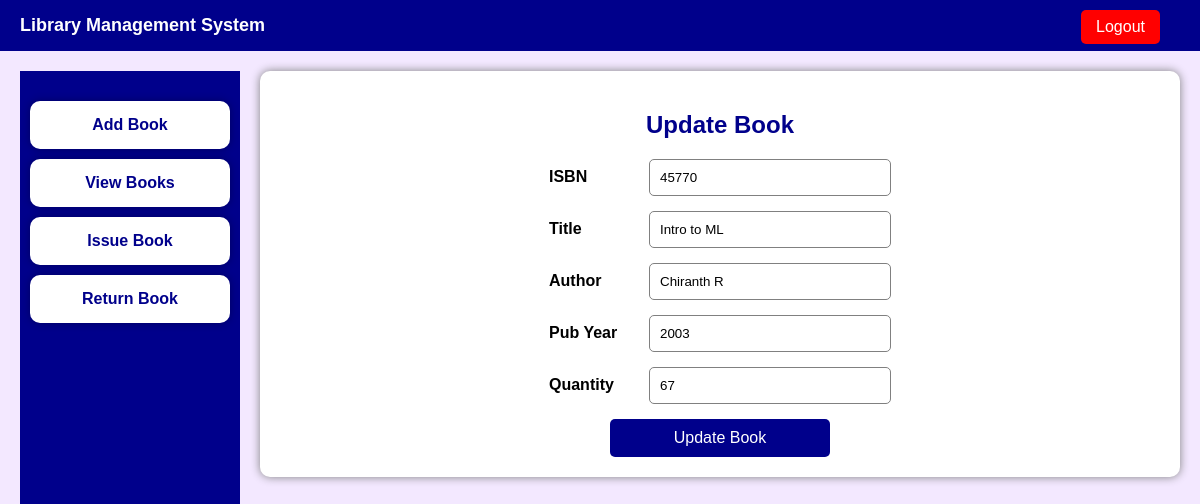
Screenshot of /updatebook.php?id=10 with the database file from the repository.
### tables this page shows
CREATE TABLE `books` (
  `book_id` int(11) NOT NULL,
  `title` varchar(100) DEFAULT NULL,
  `author` varchar(100) DEFAULT NULL,
  `quantity` int(11) DEFAULT NULL,
  `isbn` varchar(30) NOT NULL,
  `pub_year` int(11) NOT NULL
);

### updatebook.php (the view, shortened to what this page needs)
<?php
$conn = mysqli_connect("localhost","root","","library_db");
$id = $_GET['id'];
$select = "SELECT * FROM books WHERE book_id='$id'";
$result = mysqli_query($conn,$select);
$row = mysqli_fetch_assoc($result);
?>
<!DOCTYPE html>
<html>
<head>
<link rel="stylesheet" href="style.css">
</head>
<body>
<div class="top-bar">
    <span class="top-title">
        Library Management System
    </span>
    <a href="login.php" class="logout">
        Logout
    </a>
</div>
<div class="container">
    <div class="left-menu">
        <a href="home.php?page=add">Add Book</a>
        <a href="home.php?page=view">View Books</a>
        <a href="home.php?page=issue">Issue Book</a>
        <a href="home.php?page=return">Return Book</a>
    </div>
    <div class="right-box">
        <div class="main-box">
            <h2>Update Book</h2>
            <form method="POST">
                <div class="form-row">
                    <label>ISBN</label>
                    <input type="text" name="isbn" value="<?php echo $row['isbn']; ?>">
                </div>
                <div class="form-row">
                    <label>Title</label>
                    <input type="text" name="title" value="<?php echo $row['title']; ?>">
                </div>
                <div class="form-row">
                    <label>Author</label>
                    <input type="text" name="author" value="<?php echo $row['author']; ?>">
                </div>
                <div class="form-row">
                    <label>Pub Year</label>
                    <input type="number" name="pub_year" value="<?php echo $row['pub_year']; ?>">
                </div>
                <div class="form-row">
                    <label>Quantity</label>
                    <input type="number" name="quantity" value="<?php echo $row['quantity']; ?>">
                </div>
                <input type="submit" name="update" value="Update Book">
            </form>
        </div>
    </div>
</div>
</body>
</html>

### style.css (style rules this page uses)
body { font-family: Arial, sans-serif; background-color: #f3e8ff; margin: 0; padding: 0; }
.top-bar { width: 100%; background-color: darkblue; padding: 15px 20px; position: relative; box-sizing: border-box; }
.top-title { color: white; font-size: 18px; font-weight: bold; }
.logout { position: absolute; right: 40px; top: 10px; background-color: red; color: white; text-decoration: none; padding: 8px 15px; border-radius: 5px; }
.container { display: flex; gap: 20px; padding: 20px; align-items: flex-start; }
.left-menu { width: 220px; background-color: darkblue; height: 100vh; padding-top: 20px; }
.left-menu a { display: block; background-color: white; color: darkblue; text-decoration: none; padding: 15px; margin: 10px; border-radius: 10px; text-align: center; font-weight: bold; box-shadow: 0px 0px 8px rgba(0,0,0,0.3); transition: 0.3s; }
.right-box { flex: 1; background-color: white; padding: 20px; border-radius: 10px; box-shadow: 0px 0px 10px gray; }
h1,h2 { color: darkblue; text-align: center; }
form { text-align: center; margin-top: 10px; }
.form-row { display: flex; align-items: center; justify-content: center; margin-bottom: 15px; }
.form-row label { width: 100px; text-align: left; font-weight: bold; }
input { width: 220px; padding: 10px; border-radius: 5px; border: 1px solid gray; }
input[type="submit"] { background-color: darkblue; color: white; border: none; cursor: pointer; font-size: 16px; }

### rows the page displays
books: isbn "45770", title "Intro to ML", author "Chiranth R", pub_year "2003", quantity "67"
